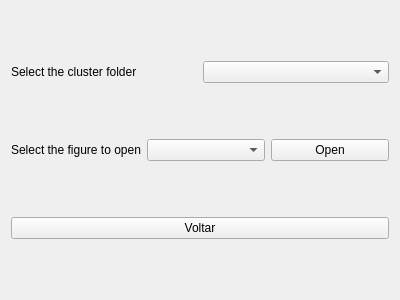
<?xml version="1.0" encoding="UTF-8"?>
<ui version="4.0">
 <class>Form</class>
 <widget class="QWidget" name="Form">
  <property name="geometry">
   <rect>
    <x>0</x>
    <y>0</y>
    <width>400</width>
    <height>300</height>
   </rect>
  </property>
  <property name="windowTitle">
   <string>Form</string>
  </property>
  <layout class="QGridLayout" name="gridLayout">
   <item row="0" column="0">
    <layout class="QHBoxLayout" name="horizontalLayout">
     <item>
      <widget class="QLabel" name="label">
       <property name="text">
        <string>Select the cluster folder</string>
       </property>
      </widget>
     </item>
     <item>
      <widget class="QComboBox" name="comboBox"/>
     </item>
    </layout>
   </item>
   <item row="1" column="0">
    <layout class="QHBoxLayout" name="horizontalLayout_2">
     <item>
      <widget class="QLabel" name="label_2">
       <property name="text">
        <string>Select the figure to open</string>
       </property>
      </widget>
     </item>
     <item>
      <widget class="QComboBox" name="comboBox_2"/>
     </item>
     <item>
      <widget class="QPushButton" name="pushButton_2">
       <property name="text">
        <string>Open</string>
       </property>
      </widget>
     </item>
    </layout>
   </item>
   <item row="2" column="0">
    <widget class="QPushButton" name="pushButton">
     <property name="text">
      <string>Voltar</string>
     </property>
    </widget>
   </item>
  </layout>
 </widget>
 <resources/>
 <connections/>
</ui>
